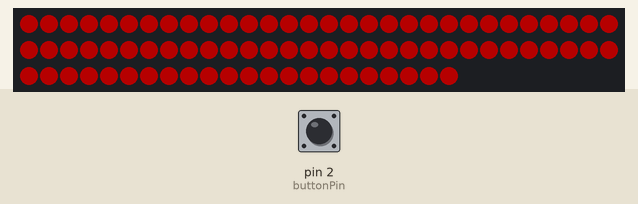
This sketch was run on a simulated Arduino Uno, built with avr-gcc and run on an emulated ATmega328P. On the bench: 82 RGB LEDs in strip order, left to right, continuing on the next row. The test bench sets the inputs (shaded band); at power-on: pin 2 (buttonPin) HIGH. Dim RGB values are drawn brighter than linear.

Above: at 0.1 s.

The sketch:

new_scoring_system_concept.ino
```cpp
#include <FastLED.h> // Library FastLED got from http://fastled.io/ - used for controlling neopixels

#define PIX_PIN 6
#define NUM_PIX 82

const int buttonPin = 2;     // the number of the pushbutton pin
int buttonState = 0;         // variable for reading the pushbutton status

int mill = -1;
int currMilis = 0;

CRGB leds[NUM_PIX];  // array object that is used by the FastLED library to manipulate the neopixels
uint8_t hue = 0;  // Variable for controlling the hue of the light

void setup() {
  //        while(!Serial);
  // Initializing the FastLED object
  FastLED.addLeds<NEOPIXEL, PIX_PIN>(leds, NUM_PIX);
  pinMode(buttonPin, INPUT_PULLUP);
  Serial.begin(9600);
}

void loop() {

  currMilis = millis();
  buttonState = digitalRead(buttonPin);
  FastLED.showColor(CHSV(hue, 255, 128));  // pased values are hue, saturation and value (or brightness)
  if (buttonState == LOW && currMilis < mill + 500) {
    // make the servo go at a 90 degree angle

    mill = currMilis;
    hue++;
  }

}
```
